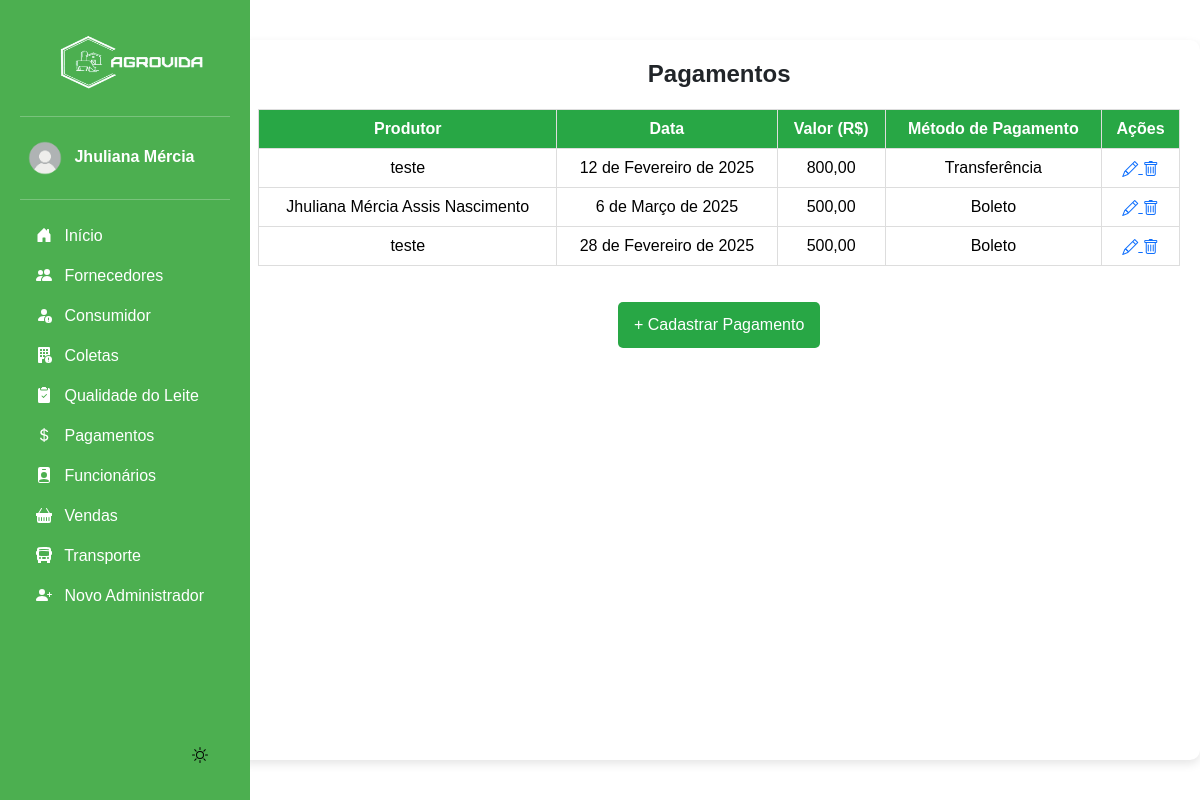
The page /pagamentos/ (signed in) on the database as committed earlier.
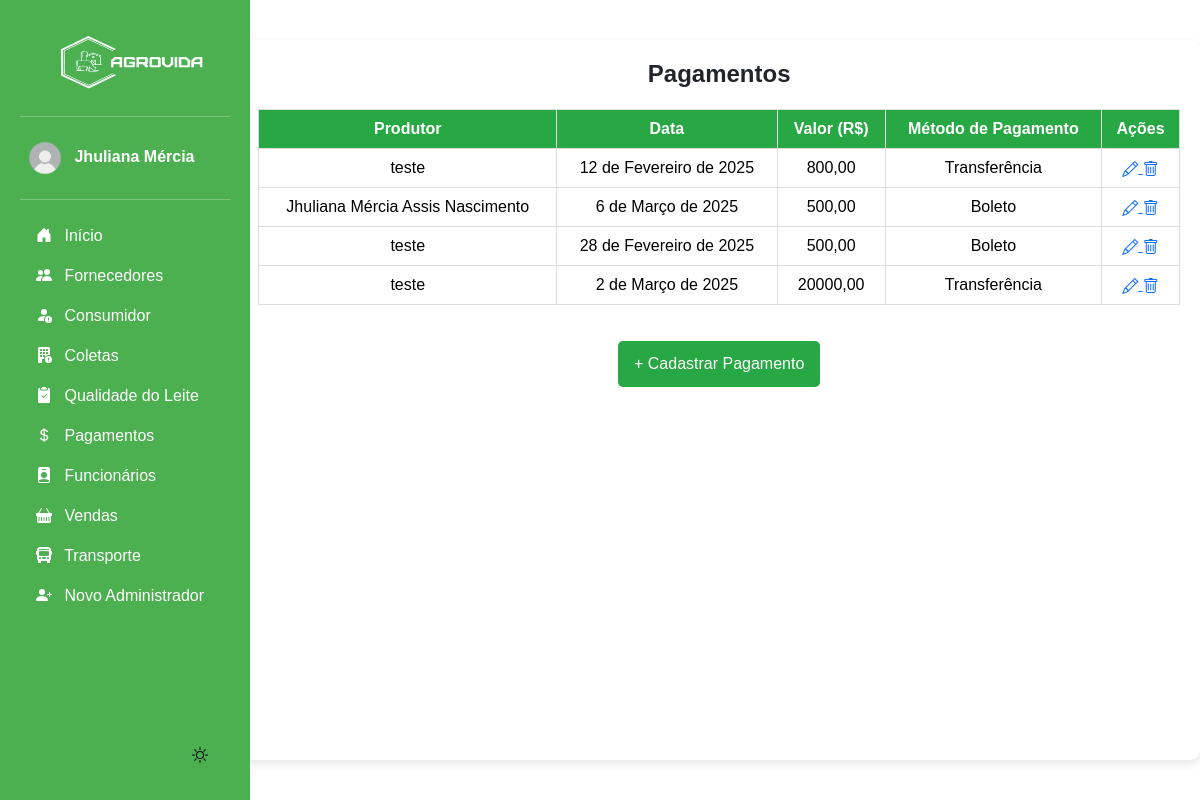
The same page on the database as committed later.
### app/models.py (models this page shows, shortened)
class Pagamento(models.Model):
    produtor = models.ForeignKey(Produtor, on_delete=models.CASCADE)
    data_pagamento = models.DateField(blank=True, null=True)  # Agora a data pode ser inserida manualmente
    valor = models.DecimalField(max_digits=10, decimal_places=2)
    METODO_CHOICES = [
        ('Pix', 'Pix'),
        ('Boleto', 'Boleto'),
        ('Transferência', 'Transferência'),
    ]
    metodo_pagamento = models.CharField(max_length=15, choices=METODO_CHOICES)

class Produtor(models.Model):
    nome = models.CharField(max_length=100)
    fazenda = models.CharField(max_length=150)
    localizacao = models.CharField(max_length=255)
    telefone = models.CharField(max_length=20)
    ativo = models.BooleanField(default=True)  # Campo para verificar se o produtor está ativo

### app/views.py (the view)
# urls.py: path('pagamentos/', views.listar_pagamentos, name='listar_pagamentos'),
@login_required(login_url='login_index')
def listar_pagamentos(request):
    pagamentos = Pagamento.objects.all()
    return render(request, 'app/listar_pagamentos.html', {'pagamentos': pagamentos})

### app/templates/app/listar_pagamentos.html (shortened to what this page needs)
{% extends "base.html" %}
{% load static %}
{% block content %}
<div class="container">
    <h2 class="title">Pagamentos</h2>
    {% if pagamentos %}
        <table class="table">
            <thead>
                <tr>
                    <th>Produtor</th>
                    <th>Data</th>
                    <th>Valor (R$)</th>
                    <th>Método de Pagamento</th>
                    <th>Ações</th>
                </tr>
            </thead>
            <tbody>
                {% for pagamento in pagamentos %}
                    <tr>
                        <td>{{ pagamento.produtor.nome }}</td>
                        <td>{{ pagamento.data_pagamento|default:"Não informado" }}</td>
                        <td>{{ pagamento.valor }}</td>
                        <td>{{ pagamento.metodo_pagamento }}</td>
                        <td>
                            <a href="{% url 'editar_pagamento' pagamento.id %}">
                                <i class="bi bi-pencil"></i>
                            </a>
                            <a href="{% url 'excluir_pagamento' pagamento.id %}" onclick="return confirm('Tem certeza que deseja excluir?')">
                                <i class="bi bi-trash"></i>
                            </a>
                        </td>
                    </tr>
                {% endfor %}
            </tbody>
        </table>
    {% else %}
        <p>Nenhum pagamento registrado.</p>
    {% endif %}
    <a href="{% url 'cadastrar_pagamento' %}" class="btn btn-add">+ Cadastrar Pagamento</a>
</div>
{% endblock %}

Rows that differ between the two databases and show on the page:
added Pagamento: produtor.nome "teste", data_pagamento "2 de Março de 2025", valor "20000,00", metodo_pagamento "Transferência"
